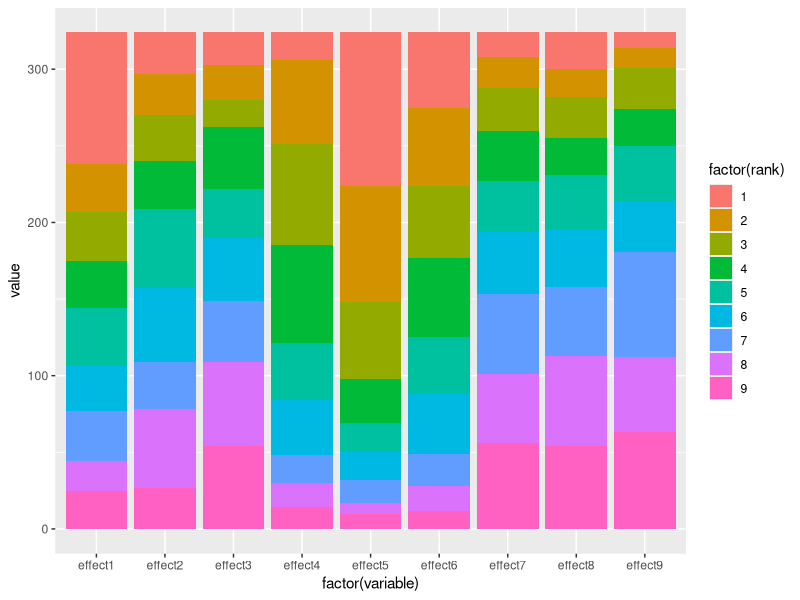
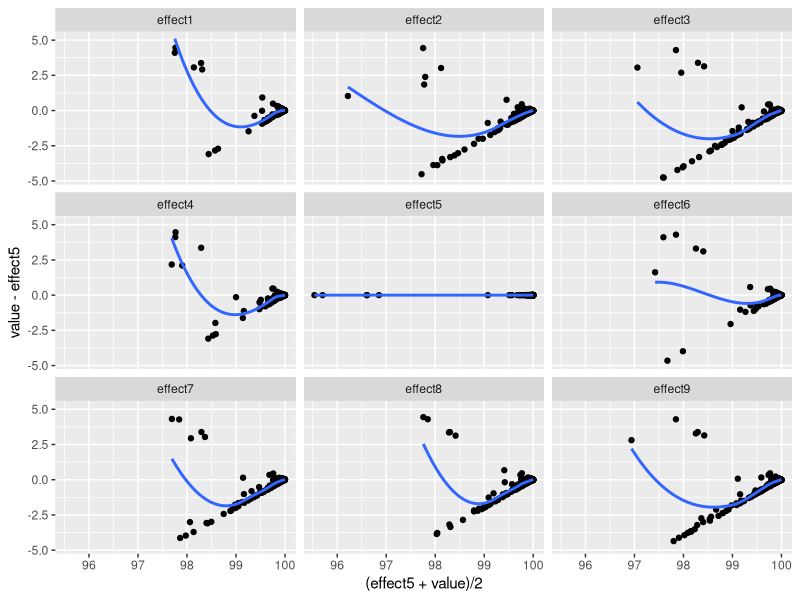

The R source for these figures, in order: (Note: this script raises an error after producing the figures.)
library(haven)
library(tidyverse)
dat <- read_dta('master jan 6 2017.dta')

# is.Date <- function(x){
#   is(x, 'Date')
# }
# for(i in 1:ncol(dat)){
#   if(is(dat[[i]],'Date')) dat[[i]] = as.Date(as.character(dat[[i]]))
#   if(is.numeric(dat[[i]])) dat[[i]] = as.numeric(dat[[i]])
#   if(is.integer(dat[[i]])) dat[[i]] = as.numeric(dat[[i]])
# }


study_dat <- dat %>%
  filter(study3==1) %>%
  filter(!(unitnumber %in% c(2,3))) %>%
  select(unitnumber, effect, matches('^effect[1-9]'))

study_dat %>% filter(effect >= 99.97) %>% summarise_each(funs(mins=min(., na.rm=T), perc = mean(.>=99.97)*100, n_perc = sum(.>=99.97)), matches('^effect[1-9]')) %>% gather(variable, value) %>% separate(variable, c('effect', 'fn')) %>% spread(effect,value)

bl = study_dat %>% filter(effect>=99.97) %>% select(matches('^effect[1-9]'))
cumsum(table(9-apply(bl>=99.97,1,sum)))

study_dat %>% filter(effect >=99.95, effect <99.97) %>% summarise_each(funs(mins=min(., na.rm=T), perc = mean(.>=99.97)*100, n_perc = sum(.>=99.97)), matches('^effect[1-9]')) %>% gather(variable, value) %>% separate(variable, c('effect', 'fn')) %>% spread(effect,value)

study_dat %>% filter(effect >=99.9, effect <99.97) %>% summarise_each(funs(mins=min(., na.rm=T), perc = mean(.>=99.97)*100, n_perc = sum(.>=99.97)), matches('^effect[1-9]')) %>% gather(variable, value) %>% separate(variable, c('effect', 'fn')) %>% spread(effect,value)

study_dat %>% filter(effect >=99, effect <99.9) %>% summarise_each(funs(mins=min(., na.rm=T), perc = mean(.>=99.97)*100, n_perc = sum(.>=99.97)), matches('^effect[1-9]')) %>% gather(variable, value) %>% separate(variable, c('effect', 'fn')) %>% spread(effect,value)


bl <- study_dat %>% filter(effect >= 99.95, effect < 99.97) %>% select(matches('^effect[1-9]'))
cumsum(table(9-apply(bl>=99.97,1,sum)))
bl <- study_dat %>% filter(effect >= 99.9, effect < 99.97) %>% select(matches('^effect[1-9]'))
cumsum(table(9-apply(bl>=99.97,1,sum)))
bl <- study_dat %>% filter(effect >= 99, effect < 99.9) %>% select(matches('^effect[1-9]'))
cumsum(table(9-apply(bl>=99.97,1,sum)))


effects = study_dat %>% select(matches('^effect[1-9]'))
blah=as_data_frame(apply(t(apply(as_data_frame(-effects),1, rank, ties.method='min')),2, table))
blah$rank = 1:9
blah %>% gather(variable, value, -rank) %>% ggplot(aes(factor(variable), value))+geom_bar(stat='identity', aes(fill=factor(rank)))

ind <- apply(effects,1, function(x) all(x>95))

study_dat %>% filter(ind) %>%  select(matches('^effect[1-9]')) %>%
  gather(sector, value, -effect5) %>%
  bind_rows(data.frame(effect5 = study_dat[ind,]$effect5,
                       sector = 'effect5',
                       value = study_dat[ind,]$effect5)) %>%
  ggplot(aes(x=(effect5+value)/2, y = value-effect5))+
  geom_point()+ geom_smooth(se=F)+
  facet_wrap(~sector, nrow=3)


## How many sectors can fail
## How much can they fail by
## Which ones can fail

meet_criterion <- function(x, crit=99.97){
  x %>% mutate_each(funs(ifelse(.>crit, 1, 0)))
}

# crit_levels = c(90,95, 97.5, 99, 99.5, 99.7, 99.9, 99.95, 99.97)
# out = list()
# for(cr in crit_levels){
#   cr_dat <- meet_criterion(effects, crit=cr)
#   bl = reshape2::melt(cr_dat, id.var=1)
#   out[[as.character(cr)]] <- bl %>% dplyr::filter(effect >= 99.97) %>% group_by(variable) %>%
#     summarise(prop_fail = 100*mean(1-value, na.rm=T))
# }
#
# blah = plyr::ldply(out) %>% mutate(crit = as.numeric(.id))
# ggplot(blah, aes(x=crit, y = prop_fail))+geom_line()+
#   facet_wrap(~variable, nrow=3)+
#   labs(x = 'Failure criterion', y = "Proportion of time sector fails when overall passes")
#
# cr_dat <- meet_criterion(dat_effective, crit=99.9)
# number_fail <- 9-apply(cr_dat[,-1],1, sum,na.rm=T)
# table(number_fail[cr_dat[,1]==1])
# apply(cr_dat[cr_dat[,1]==1 & number_fail==3,],1, function(x) which(x==0))-1

library(tidyverse)
study_dat<- mutate(study_dat, ind_effect = ifelse(effect>=99.97,1,0))
howmuch_pass <-study_dat %>% dplyr::filter(ind_effect==1) %>%
  summarise_each(funs(min = min(., na.rm=T)),
                 matches('^effect[1-9]')) %>%
  gather(variable, value) %>%
  separate(variable, c('sector','fn')) %>%
  select(-fn)


obs_summ <- function(d){
  x <- t(apply(d[,3:11],1, function(x) c(range(x), mean(x), median(x),
                                         quantile(x,0.3),
                                         quantile(x, 0.2),
                                         quantile(x, 0.1))))
  x <- data.frame(x); names(x) <- c('min','max','mean','median','Q3', 'Q2','Q1')
  x <- cbind(x, data.frame('quad5' = d[,7], 'ind'=1:nrow(x)))
  names(x)[8] = 'quad5'
  return(x)
}

o9995 <- obs_summ(study_dat %>% filter(effect>99.95))
o9990 <- obs_summ(d %>% filter(effectiveness>99.9))
o_bad <- obs_summ(d %>% filter(effectiveness<=99.9))


plot_range_effectiveness <- function(d){
  require(ggplot2)
  to_plot <- obs_summ(d)
  plt <- ggplot(to_plot)+
    geom_point(aes(x=ind,y=quad5))+
    geom_linerange(aes(x=ind, ymin=min, ymax=max))+
    geom_hline(yintercept=99.97, linetype=2)+
    labs(x='',y='Effectiveness across sectors')
  return(plt)
}

p1 <- plot_range_effectiveness(study_dat %>% filter(effect >= 99.95 & effect< 99.97))
p2 <- plot_range_effectiveness(d %>% filter(effectiveness > 99.9))
p3 <- plot_range_effectiveness(d %>% filter(effectiveness > 99.5))
p4 <- plot_range_effectiveness(d %>% filter(effectiveness > 99.0))

# Two-by-two characteristics
# Accuracy = (TP+TN)/(P+N)
# TPR (= recall = sensitivity) TP/P
# FPR (= fallout = 1- specificity) FP/N

measures_2x2 <- function(d){
  d1 <- as.matrix(d)
  acc <- sum(diag(d1))/sum(d)
  tpr <- d1[2,2]/sum(d1[2,])
  fpr <- d1[1,2]/sum(d1[1,])
  ppv <- d1[2,2]/sum(d1[,2])
  npv <- d1[1,1]/sum(d1[,1])
  return(c(Accuracy = 100*acc, TPR = 100*tpr, FPR = 100*fpr,
           TNR = 100*(1-fpr), PPV = 100*ppv, NPV = 100*npv))
}

measures_2x2(table(dat_effective$effectiveness >= 99.97, dat_effective$effectivenessquad5>=99.97))

number_positive <- apply(meet_criterion(effects) ,1,sum)

oc <- data.frame(rbind(
measures_2x2(table(study_dat$effect >=99.97, number_positive>=5)),
measures_2x2(table(study_dat$effect>=99.97, number_positive>=6)),
measures_2x2(table(study_dat$effect>=99.97, number_positive>=7)),
measures_2x2(table(study_dat$effect>=99.97, number_positive>=8)),
measures_2x2(table(study_dat$effect>=99.97, number_positive>=9))
))
oc <- cbind('Min_pos' = 5:9, oc)

measures_2x2(table(
  dat_effective$ind_effect==1,
  obs_summ(dat_effective)$min > 99.9))

library(ROCR)

p1 <- prediction(obs_summ(study_dat)$min/101, study_dat$ind_effect)
perf=performance(p1, 'tpr','fpr')
plot(perf)
opt_cut <- perf@alpha.values[[1]][which.max(perf@y.values[[1]]-perf@x.values[[1]])] # 98.85
performance(p1,'auc')

measures_2x2(table(
  study_dat$ind_effect==1,
  obs_summ(study_dat)$min > .9983*100))

PPV <- rep(0,1001)
NPV <- rep(0,1001)
for(i in 1:1002){
  if(i %% 100 == 0) print(i)
  m = measures_2x2(table(
    study_dat$ind_effect==1,
    obs_summ(study_dat)$min > opt_cut*100))
  PPV[i] <- m['PPV']
  NPV[i] <- m['NPV']
}

measures_2x2(table(
  study_dat$ind_effect==1,
  obs_summ(dat_effective)$min > opt_cut*100 & dat_effective$effectivenessquad5 > 99.97))

measures_2x2(table(
  dat_effective$ind_effect==1,
  obs_summ(dat_effective)$min > opt_cut*100 & dat_effective$effectivenessquad5>99.97 & number_positive>=7))

## Combined test
mins = obs_summ(study_dat)$min
tst = ifelse(study_dat$effect5 >= 99.97, 1, 0)
tst <- ifelse(tst==1 & mins > 0.998*100, 1,0)
tst <- ifelse(tst==1 & number_positive >=7, 1,0)
tst <- ifelse(tst)
tst1 <- obs_summ(study_dat)$min > .995*100 &
  study_dat$effect5 >= 99.97# & number_positive >=7
table(tst1, study_dat$ind_effect)
measures_2x2(table(study_dat$ind_effect,tst))

d_test <- dat_effective %>% filter(effectivenessquad5>=99.97)
d_test$num_pos <- number_positive[dat_effective$effectivenessquad5>=99.97]

measures_2x2(table(
 study_dat$ind_effect==1,
  obs_summ(study_dat)$min > .998*100 & study_dat$effect5>99.97))

measures_2x2(table(study_dat$ind_effect, number_positive>6))

d_test2 <- d_test[obs_summ(d_test)$min > opt_cut*100,]
measures_2x2(table(
  d_test2$ind_effect==1,
  d_test2$num_pos >=7
))

D <- cbind(dat_effective, num_pos=number_positive)
D$min <- apply(D[,2:10],1,min)
D <- D %>% mutate(ind1=ifelse(effectivenessquad5>=99.97, 1, 0),
                  ind2 = ifelse(min > 98.83,1,0),
                  ind3 = ifelse(num_pos >=7,1,0))
tst = D$ind1
tst[D$ind1==1 & D$ind2==0] <- 0
tst[D$ind1==1 & D$ind2==1 & D$ind3==0] <- 0
measures_2x2(table(D$ind_effect,tst))

## How different is the center sector?

# Are the differences across sectors due to random measurement error?
max_distr = table(apply(D[,2:10],1,order)[9,])
chisq.test(max_distr, p=rep(1/9,9)) # pval < 10E-15

# Is the center sector just better?

x1 = D[,6]
x2 = apply(D[,c(2:5,7:10)],1,mean)
x3 = apply(D[,c(2,4,8,10)],1,mean)
x4 = apply(D[,c(2,4,8,10)],1,max)

t.test(x1,x2,paired=T) # pval 8E-4
t.test(x1,x3,paired=T) # pval 4E-5
t.test(x1,x4,paired=T)

D <- as.data.frame(D)
tests <- list()
for(i in c(2:5,7:10)){
  tests[[i]] <- t.test( D[,i], D[,6],paired=T, conf.int=T)
}
library(broom)
out <- plyr::ldply(tests, tidy) %>% select(estimate, p.value, conf.low, conf.high) %>%
  mutate_at(funs(formatC(., digits=3, format='f')),
            .cols=c('estimate', 'conf.low','conf.high')) %>%
  mutate(p.value = format.pval(p.value, digits=2, eps=0.001)) %>%
  # mutate(p.value = format.pval(p.value, digits=3, eps=0.001)) %>%
  mutate(sector = c(1:4,6:9)) %>%
  select(sector, estimate:conf.high)



######################################################################
library(ggplot2)
library(reshape2)
MAplot <- function(a,b,...){
  d <- data.frame(a,b)
  plt <- ggplot(d, aes(x=(a+b)/2,y=(b-a)))+
    geom_point()+geom_smooth()+
    geom_hline(yintercept = 0)+theme_minimal()
  return(plt)
}
nm = grep('velocity$',names(dat),value=T)
nm <- nm[-1]
veldata <- dat[,nm]
veldata2 <- melt(veldata, id.vars = 'middlecentervelocity')
veldata2$variable <- factor(veldata2$variable,
                           levels = c('upperleftvelocity','uppercentervelocity',
                                      'upperrightvelocity','middleleftvelocity',
                                    'middlerightvelocity',
                                      'lowerleftvelocity','lowercentervelocity','lowerrightvelocity'))

veldata3 <- melt(veldata)
veldata3$middlecenter <- rep(veldata$middlecentervelocity,9)
veldata3$variable <- factor(veldata3$variable,
                            levels = c('upperleftvelocity','uppercentervelocity',
                                       'upperrightvelocity','middleleftvelocity',
                                       'middlecentervelocity','middlerightvelocity',
                                       'lowerleftvelocity','lowercentervelocity',
                                       'lowerrightvelocity'))

ggplot(veldata3, aes(x = (middlecenter+value)/2, y = value- middlecenter))+
  geom_point(shape=20)+geom_smooth()+
  geom_hline(yintercept=0)+theme_minimal()+
  facet_wrap(~variable, nrow=3)+
  labs(x='Average velocity',y='Difference from center sector')

# Updated graph based on new data -----------------------------------------

newdata = readxl::read_excel('Book1.xlsx')
newdata2 <- reshape2::melt(newdata)
newdata2$middlecenter <- rep(newdata$middlecentervelocity,9)
newdata2$variable <- factor(newdata2$variable,
                            levels = c('upperleftvelocity','uppercentervelocity',
                                       'upperrightvelocity','middleleftvelocity',
                                       'middlecentervelocity','middlerightvelocity',
                                       'lowerleftvelocity','lowercentervelocity',
                                       'lowerrightvelocity'))
ggplot(newdata2, aes(x= (middlecenter+value)/2, y = value - middlecenter))+
  geom_point(shape=20)+geom_smooth()+
  geom_hline(yintercept=0)+ theme_minimal()+
  facet_wrap(~variable, nrow=3)+
  labs(x = 'Average velocity', y = 'Difference from center sector')
